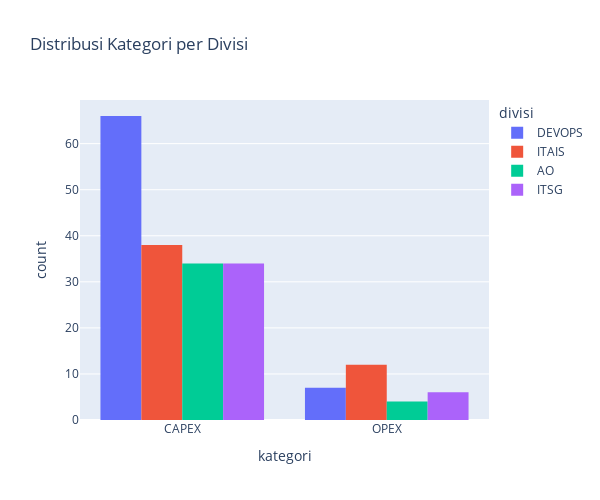

Notebook source saved alongside this figure:
### Code cell
fig_bar_gab = px.histogram(df, x='kategori', color='divisi', barmode="group",
                           title=f"Distribusi Kategori per Divisi")
fig_bar_gab.update_layout(width=600, height=500, bargap=0.2)
fig_bar_gab.show()

### Figure 1 — Plotly figure (JSON) as saved in the notebook; plotly's stock layout.template omitted (floating-point values rounded to 4 significant figures)
{"data": [{"alignmentgroup": "True", "bingroup": "x", "hovertemplate": "divisi=DEVOPS<br>kategori=%{x}<br>count=%{y}<extra></extra>", "legendgroup": "DEVOPS", "marker": {"color": "#636efa", "pattern": {"shape": ""}}, "name": "DEVOPS", "offsetgroup": "DEVOPS", "orientation": "v", "showlegend": true, "type": "histogram", "x": ["CAPEX", "CAPEX", "OPEX", "CAPEX", "CAPEX", "CAPEX", "CAPEX", "CAPEX", "CAPEX", "OPEX", "CAPEX", "CAPEX", "CAPEX", "CAPEX", "OPEX", "CAPEX", "CAPEX", "CAPEX", "CAPEX", "CAPEX", "OPEX", "CAPEX", "CAPEX", "CAPEX", "CAPEX", "CAPEX", "CAPEX", "CAPEX", "OPEX", "CAPEX", "CAPEX", "CAPEX", "CAPEX", "CAPEX", "OPEX", "CAPEX", "CAPEX", "CAPEX", "CAPEX", "CAPEX", "CAPEX", "CAPEX", "CAPEX", "CAPEX", "CAPEX", "CAPEX", "CAPEX", "CAPEX", "CAPEX", "CAPEX", "OPEX", "CAPEX", "CAPEX", "CAPEX", "CAPEX", "CAPEX", "CAPEX", "CAPEX", "CAPEX", "CAPEX", "CAPEX", "CAPEX", "CAPEX", "CAPEX", "CAPEX", "CAPEX", "CAPEX", "CAPEX", "CAPEX", "CAPEX", "CAPEX", "CAPEX", "CAPEX"], "xaxis": "x", "yaxis": "y"}, {"alignmentgroup": "True", "bingroup": "x", "hovertemplate": "divisi=ITAIS<br>kategori=%{x}<br>count=%{y}<extra></extra>", "legendgroup": "ITAIS", "marker": {"color": "#EF553B", "pattern": {"shape": ""}}, "name": "ITAIS", "offsetgroup": "ITAIS", "orientation": "v", "showlegend": true, "type": "histogram", "x": ["CAPEX", "CAPEX", "CAPEX", "CAPEX", "OPEX", "OPEX", "CAPEX", "CAPEX", "CAPEX", "CAPEX", "OPEX", "CAPEX", "CAPEX", "CAPEX", "CAPEX", "OPEX", "CAPEX", "OPEX", "CAPEX", "CAPEX", "CAPEX", "CAPEX", "OPEX", "CAPEX", "OPEX", "CAPEX", "OPEX", "CAPEX", "CAPEX", "CAPEX", "OPEX", "CAPEX", "CAPEX", "CAPEX", "CAPEX", "CAPEX", "CAPEX", "CAPEX", "CAPEX", "OPEX", "CAPEX", "CAPEX", "CAPEX", "OPEX", "CAPEX", "CAPEX", "CAPEX", "CAPEX", "OPEX", "CAPEX"], "xaxis": "x", "yaxis": "y"}, {"alignmentgroup": "True", "bingroup": "x", "hovertemplate": "divisi=AO<br>kategori=%{x}<br>count=%{y}<extra></extra>", "legendgroup": "AO", "marker": {"color": "#00cc96", "pattern": {"shape": ""}}, "name": "AO", "offsetgroup": "AO", "orientation": "v", "showlegend": true, "type": "histogram", "x": ["CAPEX", "CAPEX", "CAPEX", "CAPEX", "CAPEX", "CAPEX", "CAPEX", "CAPEX", "CAPEX", "OPEX", "CAPEX", "CAPEX", "CAPEX", "OPEX", "CAPEX", "CAPEX", "CAPEX", "CAPEX", "OPEX", "CAPEX", "CAPEX", "CAPEX", "CAPEX", "CAPEX", "CAPEX", "CAPEX", "CAPEX", "CAPEX", "CAPEX", "CAPEX", "CAPEX", "CAPEX", "CAPEX", "CAPEX", "OPEX", "CAPEX", "CAPEX", "CAPEX"], "xaxis": "x", "yaxis": "y"}, {"alignmentgroup": "True", "bingroup": "x", "hovertemplate": "divisi=ITSG<br>kategori=%{x}<br>count=%{y}<extra></extra>", "legendgroup": "ITSG", "marker": {"color": "#ab63fa", "pattern": {"shape": ""}}, "name": "ITSG", "offsetgroup": "ITSG", "orientation": "v", "showlegend": true, "type": "histogram", "x": ["CAPEX", "CAPEX", "CAPEX", "OPEX", "CAPEX", "CAPEX", "CAPEX", "OPEX", "OPEX", "CAPEX", "OPEX", "CAPEX", "CAPEX", "CAPEX", "CAPEX", "CAPEX", "CAPEX", "CAPEX", "CAPEX", "CAPEX", "CAPEX", "CAPEX", "CAPEX", "CAPEX", "CAPEX", "CAPEX", "CAPEX", "OPEX", "CAPEX", "CAPEX", "CAPEX", "CAPEX", "CAPEX", "CAPEX", "CAPEX", "OPEX", "CAPEX", "CAPEX", "CAPEX", "CAPEX"], "xaxis": "x", "yaxis": "y"}], "layout": {"bargap": 0.2, "barmode": "group", "height": 500, "legend": {"title": {"text": "divisi"}, "tracegroupgap": 0}, "title": {"text": "Distribusi Kategori per Divisi"}, "width": 600, "xaxis": {"anchor": "y", "domain": [0, 1], "title": {"text": "kategori"}}, "yaxis": {"anchor": "x", "domain": [0, 1], "title": {"text": "count"}}}}
